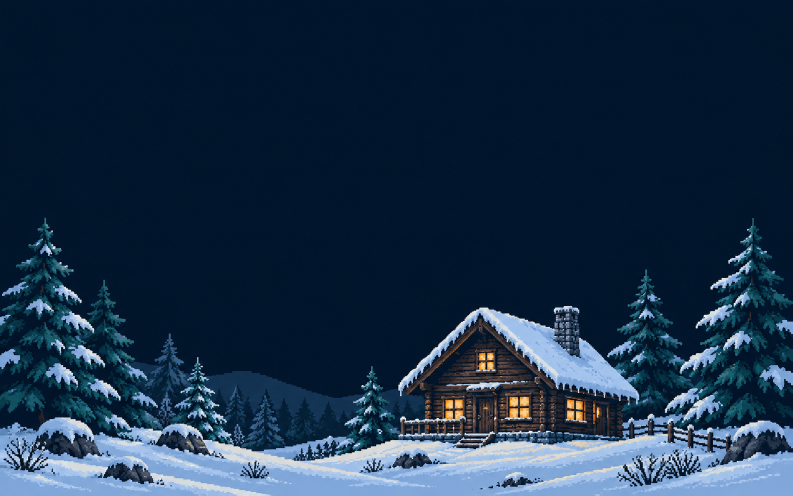
#> input picture snowfall/assets/winter-source.png, 1586 x 992 px (shown at 1/2 size)
$ python prepare.py
#> lines starting #> are read from the running program, lines starting #| are printed output that depends on the picture
### tools/abc2_assets.py
"""Offline ABC2 conversion: original RGB -> one STE palette, no dithering.
ABC2 defaults to a black entry 0; callers may reserve semantic colours.
The emitted palette and Atari bitplanes are decoded and verified against
ABC2's RGB444 preview before they are used by any example.
"""
from pathlib import Path
from PIL import Image
import hashlib,json,os,struct,subprocess,tempfile
ROOT=Path(__file__).resolve().parents[1]
def rgb(word):
    return tuple(((((word>>s)&7)<<1)|(((word>>s)>>3)&1))*17 for s in (8,4,0))
# [8 lines left out: function pack, not called in this run]
def convert(image,planes=4,locks=None):
    image=image.convert('RGB');w,h=image.size;assert w%16==0
    exe=Path(os.environ.get('ABC2',str(ROOT.parent/'abc/abc2'))).resolve()
    if not exe.is_file():raise FileNotFoundError('Build abc/abc2 or set ABC2 to the executable')
    with tempfile.TemporaryDirectory(prefix='godlib-abc2-') as td:
        td=Path(td);image.save(td/'source.png')
        args=[str(exe),'source.png','-bpc',str(planes),'-atari','-ste','-quantize','-cpu']
        for index,colour in sorted((locks or {}).items()):args+=['-forcecolor',str(index),f'{colour:03x}']
        args+=['-b','image.gfx','-p','image.pal','-preview','preview.png']
        done=subprocess.run(args,cwd=td,text=True,stdout=subprocess.PIPE,stderr=subprocess.STDOUT)
        if done.returncode:raise RuntimeError(done.stdout)
        raw=(td/'image.gfx').read_bytes();pal=(td/'image.pal').read_bytes()
        assert len(raw)==w*h*planes//8 and len(pal)==2*(1<<planes)
        words=list(struct.unpack('>'+str(1<<planes)+'H',pal));assert all(v<=0xfff for v in words)
        indices=[]
        for y in range(h):
            for x in range(0,w,16):
                values=struct.unpack_from('>'+str(planes)+'H',raw,(y*w//16+x//16)*planes*2)
                indices.extend(sum(((values[p]>>(15-i))&1)<<p for p in range(planes)) for i in range(16))
        preview=Image.new('RGB',(w,h));palette=[rgb(v) for v in words]
        preview.putdata([palette[i] for i in indices])
        assert preview.tobytes()==Image.open(td/'preview.png').convert('RGB').tobytes()
        assert raw==pack(indices,w,h,planes)
        meta={'converter':done.stdout.splitlines()[0],'arguments':args[1:],'source_rgb_sha256':hashlib.sha256(image.tobytes()).hexdigest(),'size':[w,h],'planes':planes,'gamut':'STE RGB444 / 4096 colours','dithering':False,'palette_words':[hex(v) for v in words],'used_colours':len(set(indices)),'all_exported_pixels_verified':True}
        return words,indices,preview,meta

# [8 lines left out: function save, not called in this run]

### snowfall/tools/prepare.py
"""ABC2 eight-colour STE winter art; plane 3 stays available to the snow."""
from pathlib import Path
from PIL import Image
import json,struct,sys
root=Path(__file__).resolve().parents[1]
sys.path.insert(0,str(root.parent/'tools'))
from abc2_assets import convert,pack,rgb
img=Image.open(root/'assets/winter-source.png').convert('RGB').resize((320,200),Image.Resampling.NEAREST)
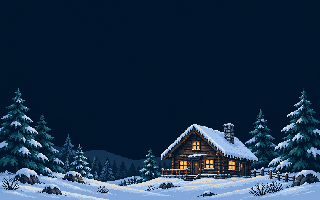
#> img: PIL image 320x200 RGB; mean R, G, B 26.1, 48.4, 72.1
words,indices,_,meta=convert(img,planes=3,locks={4:0x9bc,7:0xfff})
#> (the run stopped early here; a loop or call above may not have finished)
